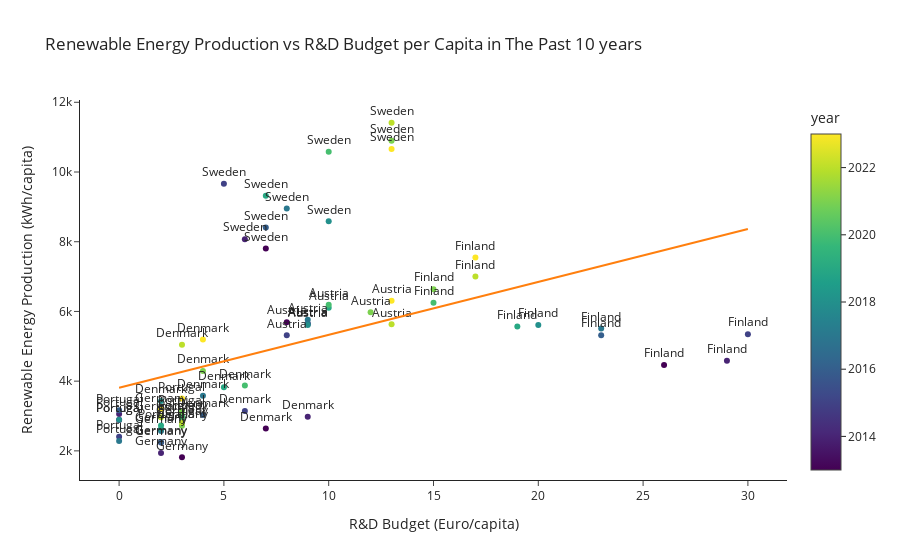

This figure's notebook cell:
### Code cell
import plotly.express as px

fig = px.scatter(merged_df_top_6, x="budget_(Euro/capita)", y="value_(kWh/capita)", color="year", text="country_name",
           trendline="ols", template="simple_white", title='Renewable Energy Production vs R&D Budget per Capita in The Past 10 years')

fig.update_traces(textposition="top center")

fig.update_layout(
    xaxis_title= "R&D Budget (Euro/capita)",
    yaxis_title= "Renewable Energy Production (kWh/capita)",
    legend_title_text= "Year"
)

fig.show()

### Figure 1 — Plotly figure (JSON) as saved in the notebook; plotly's stock layout.template omitted (floating-point values rounded to 4 significant figures)
{"data": [{"hovertemplate": "budget_(Euro/capita)=%{x}<br>value_(kWh/capita)=%{y}<br>country_name=%{text}<br>year=%{marker.color}<extra></extra>", "legendgroup": "", "marker": {"color": [2013, 2014, 2015, 2016, 2017, 2018, 2019, 2020, 2021, 2022, 2023, 2013, 2014, 2015, 2016, 2017, 2018, 2019, 2020, 2021, 2022, 2023, 2013, 2014, 2015, 2016, 2017, 2018, 2019, 2020, 2021, 2022, 2023, 2013, 2014, 2015, 2016, 2017, 2018, 2019, 2020, 2021, 2022, 2023, 2013, 2014, 2015, 2016, 2017, 2018, 2019, 2020, 2021, 2022, 2023, 2013, 2014, 2015, 2016, 2017, 2018, 2019, 2020, 2021, 2022, 2023], "coloraxis": "coloraxis", "symbol": "circle"}, "mode": "markers+text", "name": "", "orientation": "v", "showlegend": false, "text": ["Austria", "Austria", "Austria", "Austria", "Austria", "Austria", "Austria", "Austria", "Austria", "Austria", "Austria", "Denmark", "Denmark", "Denmark", "Denmark", "Denmark", "Denmark", "Denmark", "Denmark", "Denmark", "Denmark", "Denmark", "Finland", "Finland", "Finland", "Finland", "Finland", "Finland", "Finland", "Finland", "Finland", "Finland", "Finland", "Germany", "Germany", "Germany", "Germany", "Germany", "Germany", "Germany", "Germany", "Germany", "Germany", "Germany", "Portugal", "Portugal", "Portugal", "Portugal", "Portugal", "Portugal", "Portugal", "Portugal", "Portugal", "Portugal", "Portugal", "Sweden", "Sweden", "Sweden", "Sweden", "Sweden", "Sweden", "Sweden", "Sweden", "Sweden", "Sweden", "Sweden"], "textposition": "top center", "type": "scatter", "x": [8, 9, 8, 9, 9, 9, 10, 10, 12, 13, 13, 7, 9, 6, 4, 4, 2, 5, 6, 4, 3, 4, 26, 29, 30, 23, 23, 20, 19, 15, 15, 17, 17, 3, 2, 2, 2, 2, 2, 3, 3, 3, 2, 2, 0, 0, 0, 0, 0, 0, 2, 3, 3, 3, 3, 7, 6, 5, 7, 8, 10, 7, 10, 13, 13, 13], "xaxis": "x", "y": [5692, 5642, 5317, 5653, 5761, 5613, 6103, 6191, 5976, 5630, 6309, 2641, 2978, 3141, 3030, 3580, 3432, 3822, 3876, 4292, 5046, 5196, 4462, 4585, 5349, 5320, 5513, 5613, 5567, 6249, 6637, 7005, 7547, 1817, 1936, 2239, 2249, 2567, 2626, 2837, 2974, 2721, 2963, 3194, 2889, 3058, 2404, 3163, 2282, 2894, 2728, 2993, 3130, 2805, 3503, 7804, 8073, 9663, 8409, 8950, 8587, 9321, 10578, 10900, 11413, 10661], "yaxis": "y"}, {"hovertemplate": "<b>OLS trendline</b><br>value_(kWh/capita) = 151.852 * budget_(Euro/capita) + 3811.43<br>R<sup>2</sup>=0.195228<br><br>budget_(Euro/capita)=%{x}<br>value_(kWh/capita)=%{y} <b>(trend)</b><extra></extra>", "legendgroup": "", "marker": {"symbol": "circle"}, "mode": "lines", "name": "", "showlegend": false, "textposition": "top center", "type": "scatter", "x": [0, 0, 0, 0, 0, 0, 2, 2, 2, 2, 2, 2, 2, 2, 2, 3, 3, 3, 3, 3, 3, 3, 3, 3, 4, 4, 4, 4, 5, 5, 6, 6, 6, 7, 7, 7, 7, 8, 8, 8, 9, 9, 9, 9, 9, 10, 10, 10, 10, 12, 13, 13, 13, 13, 13, 15, 15, 17, 17, 19, 20, 23, 23, 26, 29, 30], "xaxis": "x", "y": [3811.0, 3811.0, 3811.0, 3811.0, 3811.0, 3811.0, 4115.0, 4115.0, 4115.0, 4115.0, 4115.0, 4115.0, 4115.0, 4115.0, 4115.0, 4267.0, 4267.0, 4267.0, 4267.0, 4267.0, 4267.0, 4267.0, 4267.0, 4267.0, 4419.0, 4419.0, 4419.0, 4419.0, 4571.0, 4571.0, 4723.0, 4723.0, 4723.0, 4874.0, 4874.0, 4874.0, 4874.0, 5026.0, 5026.0, 5026.0, 5178.0, 5178.0, 5178.0, 5178.0, 5178.0, 5330.0, 5330.0, 5330.0, 5330.0, 5634.0, 5786.0, 5786.0, 5786.0, 5786.0, 5786.0, 6089.0, 6089.0, 6393.0, 6393.0, 6697.0, 6848.0, 7304.0, 7304.0, 7760.0, 8215.0, 8367.0], "yaxis": "y"}], "layout": {"coloraxis": {"colorbar": {"title": {"text": "year"}}, "colorscale": [[0, "#440154"], [0.1111, "#482878"], [0.2222, "#3e4989"], [0.3333, "#31688e"], [0.4444, "#26828e"], [0.5556, "#1f9e89"], [0.6667, "#35b779"], [0.7778, "#6ece58"], [0.8889, "#b5de2b"], [1, "#fde725"]]}, "legend": {"title": {"text": "Year"}, "tracegroupgap": 0}, "title": {"text": "Renewable Energy Production vs R&D Budget per Capita in The Past 10 years"}, "xaxis": {"anchor": "y", "domain": [0, 1], "title": {"text": "R&D Budget (Euro/capita)"}}, "yaxis": {"anchor": "x", "domain": [0, 1], "title": {"text": "Renewable Energy Production (kWh/capita)"}}}}
